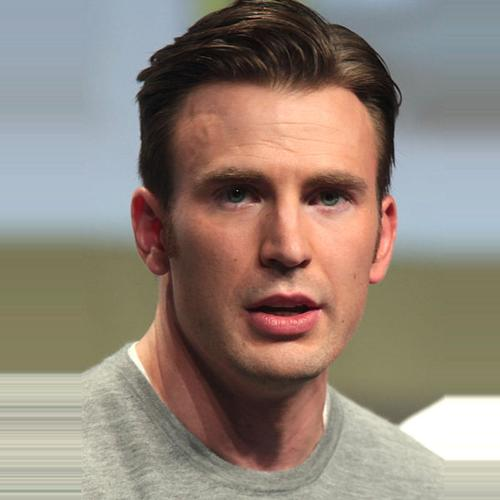
#> input picture 04 - Edge Detection/male.jpg, 500 x 500 px
$ python edge_detection.py
#> lines starting #> are read from the running program, lines starting #| are printed output that depends on the picture; after the words box and inside, x2 and y2 are one past the last pixel; in counts of white or black regions, pixels touching at a corner belong together
import cv2
import matplotlib.pyplot as plt

plt.rcParams.update({
    "lines.color": "white",
    "patch.edgecolor": "white",
    "text.color": "white",
    "axes.facecolor": "black",
    "axes.edgecolor": "white",
    "axes.labelcolor": "white",
    "xtick.color": "white",
    "ytick.color": "white",
    "grid.color": "grey",
    "figure.facecolor": "black",
    "figure.edgecolor": "black",
    "savefig.facecolor": "black",
    "savefig.edgecolor": "black"})

image = cv2.imread('male.jpg')
#> image is the input picture: shape (500, 500, 3); mean B, G, R 122.1, 132.9, 146.2

grayscale = cv2.cvtColor(image, cv2.COLOR_BGR2GRAY)
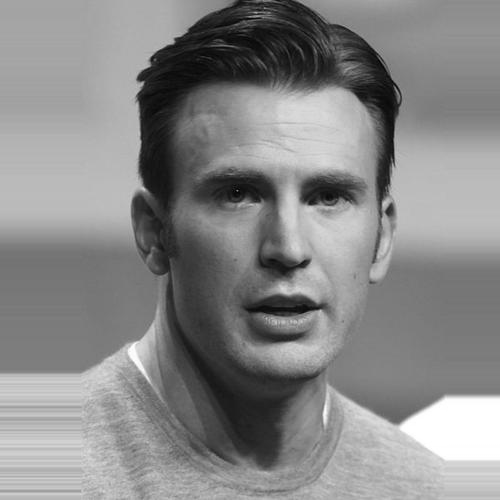
#> grayscale: shape (500, 500); min 1, max 255, mean 135.6
grayscale = cv2.medianBlur(grayscale, 7)
edge = cv2.adaptiveThreshold(grayscale, 350, cv2.ADAPTIVE_THRESH_MEAN_C, cv2.THRESH_BINARY, 9, 2.5)
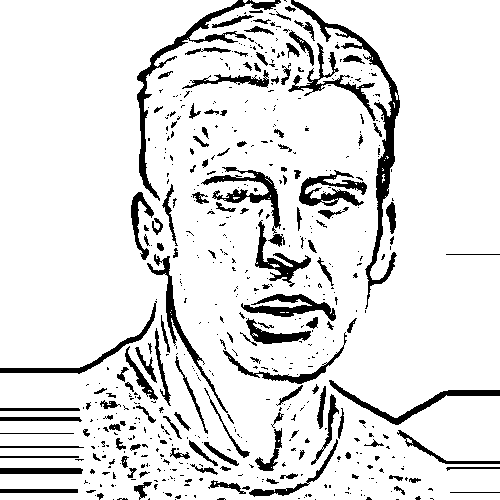
#> edge: shape (500, 500); 88.5% white; 581 black regions (434 under 20 px), largest, box (x1, y1, x2, y2) and area: (291, 0, 400, 309) 2836, (137, 0, 281, 201) 2024, (201, 167, 281, 234) 1183

cv2.imshow("Original image", image)
cv2.imshow("Edge detection", edge)
cv2.imwrite("Original image.jpg", image)
cv2.imwrite("Edge detection.jpg", edge)


cv2.waitKey()
